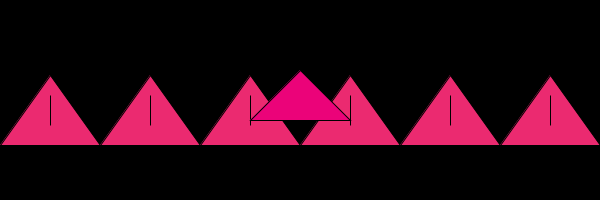
Frame 1 (no input)
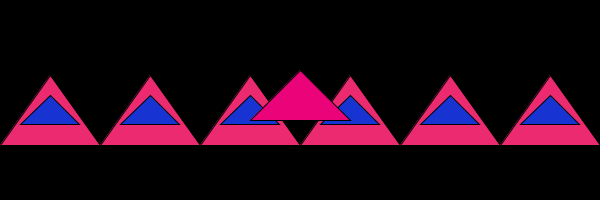
Frame 60 (the mouse pressed at the canvas centre just before this capture)
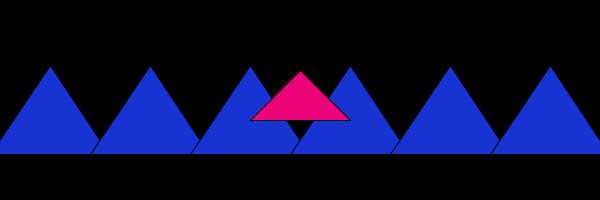
Frame 120 (the mouse held since frame 60 and released just before this capture)

The Processing sketch that drew these frames (run headless with seeded random() and noise(); from frame 60 on, the mouse is pressed at the canvas centre):

// Processing sketch: sankaku
// ── sankaku.pde
float x1=50;
float y1=75;

float x2=50;
float y2=75;

float u=0;
int t=35;

void setup(){
  
  size(600,200);
}



void draw(){
  background(0);
  fill(235,42,112);
  for(int i=0;i<600;i+=100){
    
    triangle(x1+i,y1,x1+i-50,y1+70,x1+i+50,y1+70);
    
  }
  
  fill(23,52,211);
  for(int i=0;i<600;i+=100){
    
    triangle(x2+i,y2+50-u,x2+i-u,y2+20+u,x2+i+u,y2+20+u);
    
  }
  
  fill(235,3,121);
  triangle(300,70,250,120,350,120);
  
  rotate(u);
  
  u+=0.5;
 
}
